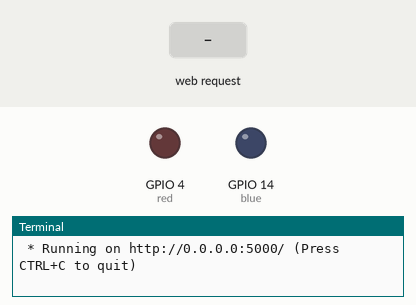
Bench run of a program on a simulated Raspberry Pi (BCM pin numbers). Parts: output pins drawn as LEDs (lit = HIGH), the last lines printed to the terminal. The test bench sets the inputs (shaded band). The clock reads 2024-03-15 10:24:30 at power-on unless the program sets it.

Above: at 1.2 s.
1.3 s: HTTP request for /led/r/on received
At 2.4 s:
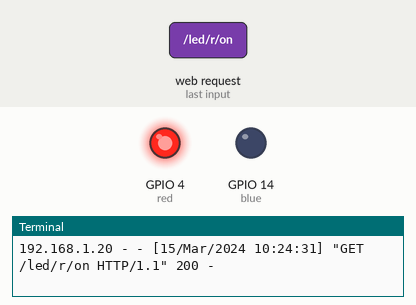
2.8 s: HTTP request for /led/b/on received
At 3.6 s:
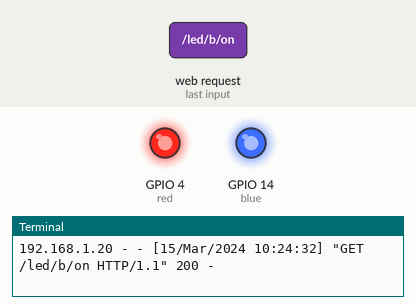
4.3 s: HTTP request for /led/r/off received
At 4.7 s:
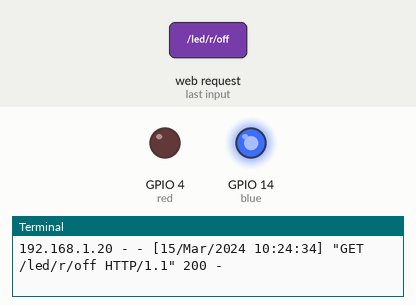
Timing chart, 0 to 7.3 s (numbered marks = the images above; inputs shaded):
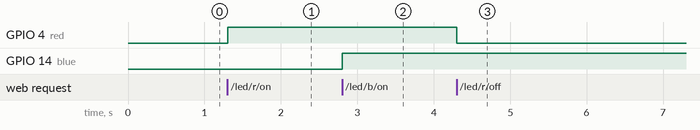

Measured:
- after the input at 1.3 s, GPIO 4 (red): LOW → HIGH at once
- after the input at 2.8 s, GPIO 14 (blue): LOW → HIGH at once
- after the input at 4.3 s, GPIO 4 (red): HIGH → LOW at once

The program:

flask_led_task.py
```python
from flask import Flask
import RPi.GPIO as GPIO

app = Flask(__name__)
red = 4
blue = 14

GPIO.setmode(GPIO.BCM)
GPIO.setup(red,GPIO.OUT)
GPIO.setup(blue,GPIO.OUT)

@app.route("/")
def home():
    return'''
        <p>Hello, Flask!!</p>
        <a href="/led/r/on">RED LED ON</a>
        <a href="/led/r/off">RED LED OFF</a>
        <a href="/led/b/on">BLUE LED ON</a>
        <a href="/led/b/off">BLUE LED OFF</a>
        '''
@app.route("/led/<cmd>/<op>")
def led(cmd,op):
    if cmd == "r":
        if op == "on":
            GPIO.output(red, GPIO.HIGH)
            return'''
                <p>RED LED ON</p>
                <a href="/">Go home</a>
            '''
        elif op == "off":
            GPIO.output(red, GPIO.LOW)
            return'''
                <p>RED LED OFF</p>
                <a href="/">Go home</a>
            '''
    elif cmd == "b":
        if op == "on":
            GPIO.output(blue, GPIO.HIGH)
            return'''
                <p>BLUE LED ON</p>
                <a href="/">Go home</a>
            '''
        elif op == "off":
            GPIO.output(blue, GPIO.LOW)
            return'''
                <p>BLUE LED OFF</p>
                <a href="/">Go home</a>
            '''

if __name__=="__main__":
    try:
        app.run(host='0.0.0.0')
    finally:
        GPIO.cleanup()
```
